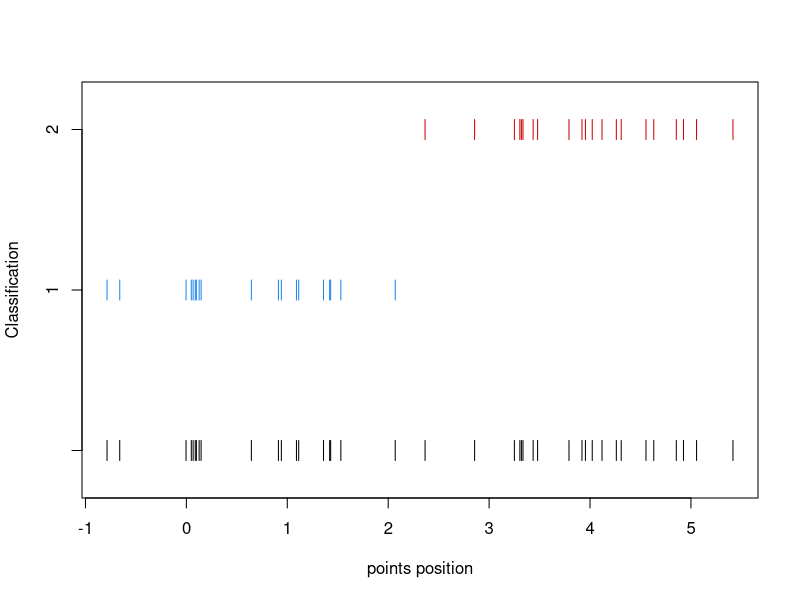
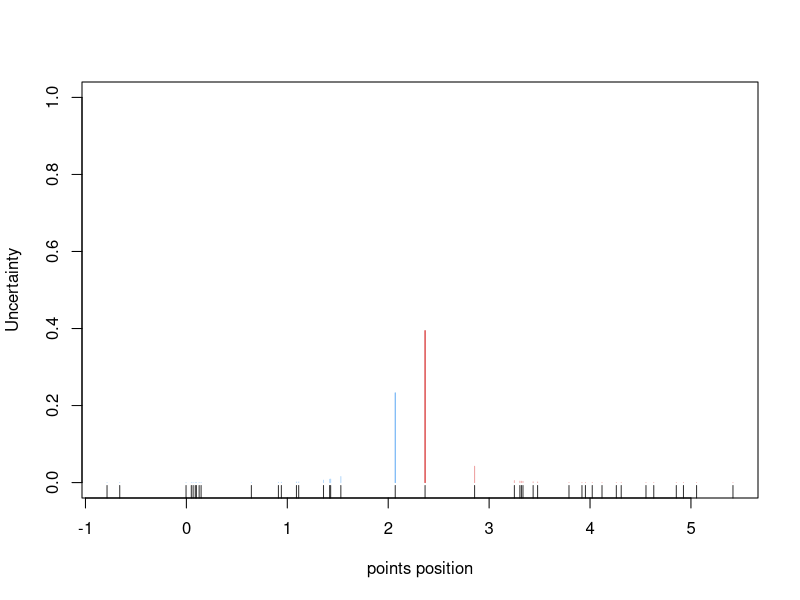
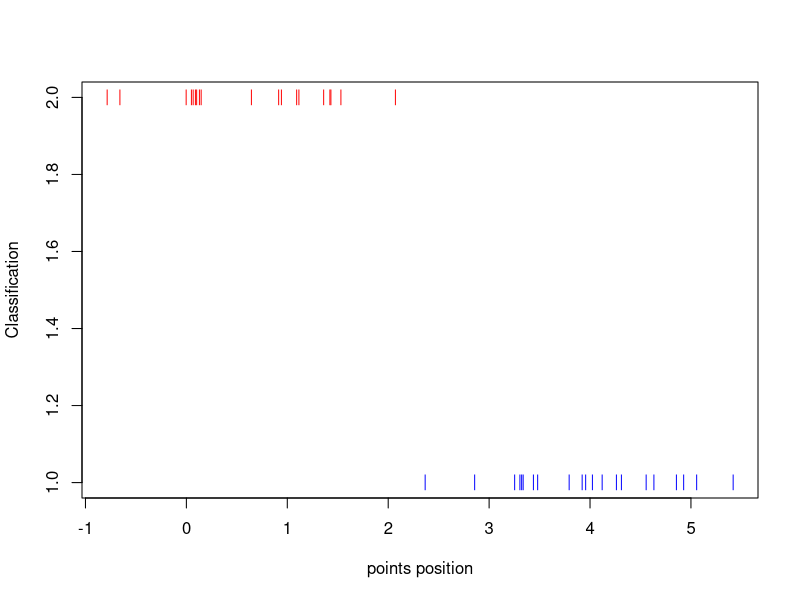

Write the R code that produced these figures, in order.
## ---- chunk 1
knitr::opts_chunk$set(echo = TRUE)
## ---- chunk 2
library(mclust)
## ---- chunk 3
content <- read.table("2020_em_clustering.csv", sep = ",")
content
## ---- chunk 4
df <- as.data.frame(t(content))
df
## ---- chunk 5
# using this mclust package for estimation maximization algorithm
train_data <- Mclust(df, G=2)
summary(train_data)
## ---- chunk 6
# 1D plot for the data with classification
mclust1Dplot(df$V1, parameters = train_data$parameters, z = train_data$z, what = "classification", xlab = "points position")
## ---- chunk 7
# 1D plot for the data with uncertainty
mclust1Dplot(df$V1, parameters = train_data$parameters, z = train_data$z, what = "uncertainty", xlab = "points position")
## ---- chunk 8
data <- kmeans(df$V1, centers = 2)
data
## ---- chunk 9
plot(df$V1, data$cluster, xlab = "points position", ylab = "Classification", col = ifelse(data$cluster>1.5, "red", "blue"), pch="|")
